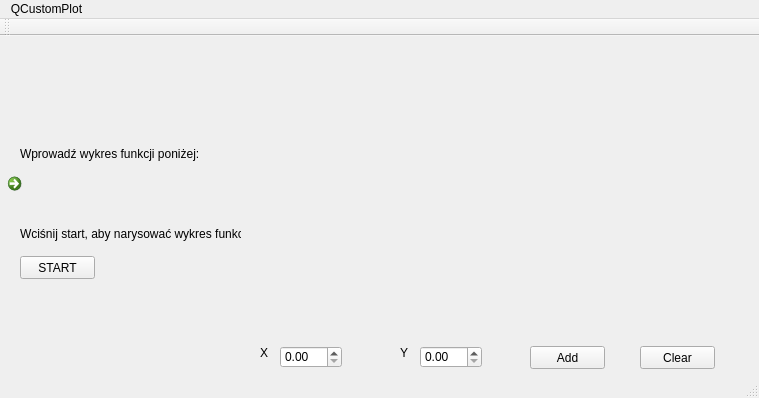
<?xml version="1.0" encoding="UTF-8"?>
<ui version="4.0">
 <class>MainWindow</class>
 <widget class="QMainWindow" name="MainWindow">
  <property name="geometry">
   <rect>
    <x>0</x>
    <y>0</y>
    <width>759</width>
    <height>398</height>
   </rect>
  </property>
  <property name="windowTitle">
   <string>MainWindow</string>
  </property>
  <widget class="QWidget" name="centralWidget">
   <widget class="QPushButton" name="pushButton">
    <property name="geometry">
     <rect>
      <x>20</x>
      <y>220</y>
      <width>75</width>
      <height>23</height>
     </rect>
    </property>
    <property name="text">
     <string>START</string>
    </property>
   </widget>
   <widget class="QCommandLinkButton" name="commandLinkButton">
    <property name="geometry">
     <rect>
      <x>0</x>
      <y>130</y>
      <width>171</width>
      <height>41</height>
     </rect>
    </property>
    <property name="text">
     <string/>
    </property>
   </widget>
   <widget class="QCustomPlot" name="widget" native="true">
    <property name="geometry">
     <rect>
      <x>289</x>
      <y>29</y>
      <width>411</width>
      <height>271</height>
     </rect>
    </property>
   </widget>
   <widget class="QDoubleSpinBox" name="doubleSpinBox">
    <property name="geometry">
     <rect>
      <x>280</x>
      <y>310</y>
      <width>62</width>
      <height>22</height>
     </rect>
    </property>
   </widget>
   <widget class="QDoubleSpinBox" name="doubleSpinBox_2">
    <property name="geometry">
     <rect>
      <x>420</x>
      <y>310</y>
      <width>62</width>
      <height>22</height>
     </rect>
    </property>
   </widget>
   <widget class="QLabel" name="label">
    <property name="geometry">
     <rect>
      <x>260</x>
      <y>310</y>
      <width>47</width>
      <height>13</height>
     </rect>
    </property>
    <property name="text">
     <string>X</string>
    </property>
   </widget>
   <widget class="QLabel" name="label_2">
    <property name="geometry">
     <rect>
      <x>400</x>
      <y>310</y>
      <width>47</width>
      <height>13</height>
     </rect>
    </property>
    <property name="text">
     <string>Y</string>
    </property>
   </widget>
   <widget class="QLabel" name="label_3">
    <property name="geometry">
     <rect>
      <x>20</x>
      <y>190</y>
      <width>221</width>
      <height>16</height>
     </rect>
    </property>
    <property name="text">
     <string>Wciśnij start, aby narysować wykres funkcji:</string>
    </property>
   </widget>
   <widget class="QLabel" name="label_4">
    <property name="geometry">
     <rect>
      <x>20</x>
      <y>110</y>
      <width>181</width>
      <height>16</height>
     </rect>
    </property>
    <property name="text">
     <string>Wprowadź wykres funkcji poniżej:</string>
    </property>
   </widget>
   <widget class="QPushButton" name="pushButton_2">
    <property name="geometry">
     <rect>
      <x>530</x>
      <y>310</y>
      <width>75</width>
      <height>23</height>
     </rect>
    </property>
    <property name="text">
     <string>Add</string>
    </property>
   </widget>
   <widget class="QPushButton" name="pushButton_3">
    <property name="geometry">
     <rect>
      <x>640</x>
      <y>310</y>
      <width>75</width>
      <height>23</height>
     </rect>
    </property>
    <property name="text">
     <string>Clear</string>
    </property>
   </widget>
  </widget>
  <widget class="QMenuBar" name="menuBar">
   <property name="geometry">
    <rect>
     <x>0</x>
     <y>0</y>
     <width>759</width>
     <height>21</height>
    </rect>
   </property>
   <widget class="QMenu" name="menux">
    <property name="title">
     <string>QCustomPlot</string>
    </property>
   </widget>
   <addaction name="menux"/>
  </widget>
  <widget class="QToolBar" name="mainToolBar">
   <attribute name="toolBarArea">
    <enum>TopToolBarArea</enum>
   </attribute>
   <attribute name="toolBarBreak">
    <bool>false</bool>
   </attribute>
  </widget>
  <widget class="QStatusBar" name="statusBar"/>
 </widget>
 <layoutdefault spacing="6" margin="11"/>
 <customwidgets>
  <customwidget>
   <class>QCustomPlot</class>
   <extends>QWidget</extends>
   <header>qcustomplot.h</header>
   <container>1</container>
  </customwidget>
 </customwidgets>
 <resources/>
 <connections/>
</ui>
